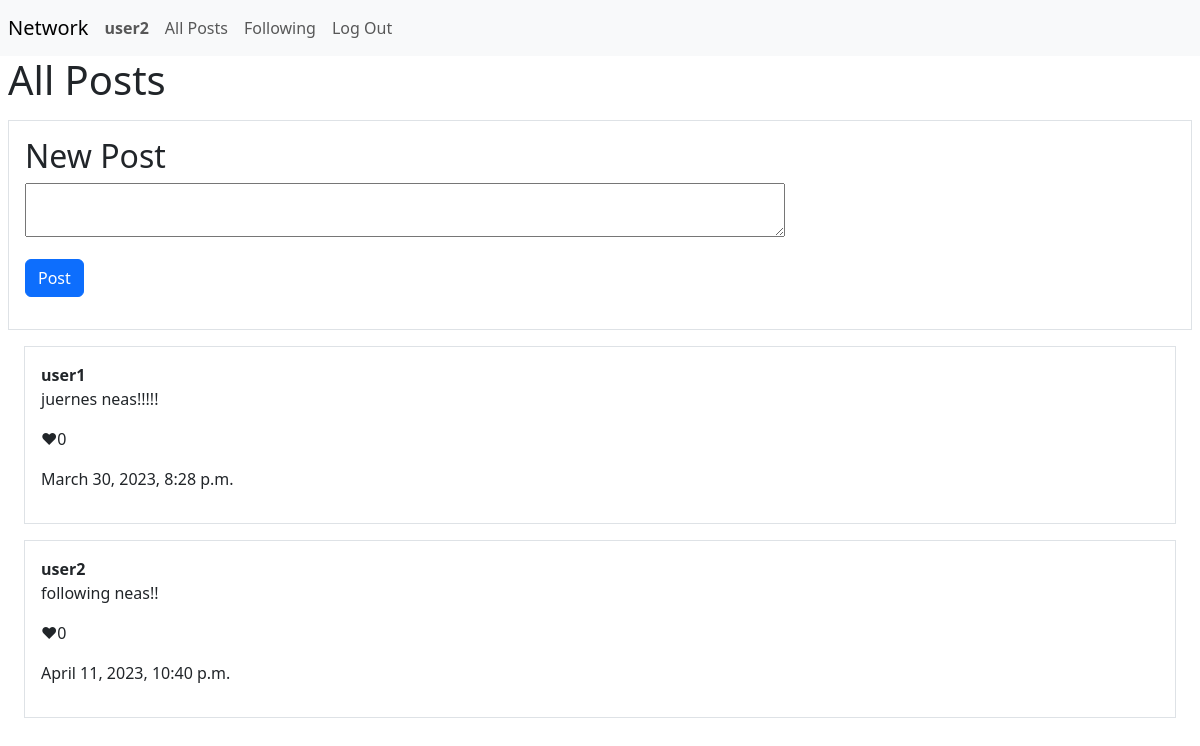
The app's page / (signed in) with its own data.
### network/models.py (models this page shows)
class User(AbstractUser):
    pass

class Posts(models.Model):
    poster = models.ForeignKey("User", on_delete=models.CASCADE, related_name="posts")
    content = models.TextField(max_length=280)
    timestamp = models.DateTimeField(auto_now_add=True)
    likes = models.IntegerField(default=0)

### network/views.py (the view)
# urls.py: path("", views.index, name="index"),
def index(request):
    if request.user.is_authenticated:
        return render(request, "network/index.html", {
            "posts": Posts.objects.all()
        })
    else:
        return render(request, "network/index.html")

### network/templates/network/index.html (shortened to what this page needs)
{% extends "network/layout.html" %}
{% block body %}
    {% if user.is_authenticated %}
    <div>
        <h1>All Posts</h1>
    </div>
    <div class=" border p-3 my-3">
        <h2>New Post</h2>
        <form action="{% url 'new_post' %}" method="post">
            <textarea name="content" row="4" cols="80"></textarea>
            <br/>
            <input type="submit" value="Post" class="btn btn-primary my-3"/>
        </form>
    </div>
    <div>
        {% for post in posts %}
            <div class="border p-3 m-3">
                <b>{{ post.poster.username }}</b>
                <p>{{ post.content }}</p>
                <p> ♥{{ post.likes }}</p>
                <p>{{ post.timestamp }}</p>
            </div>
        {% endfor %}
        </div>
    {% endif %}
{% endblock %}

### network/templates/network/layout.html (shortened to what this page needs)
{% load static %}
<!DOCTYPE html>
<html lang="en">
    <head>
        <link href="https://cdn.jsdelivr.net/npm/bootstrap@5.3.0-alpha2/dist/css/bootstrap.min.css" rel="stylesheet">
        <link href="{% static 'network/styles.css' %}" rel="stylesheet">
    </head>
    <body>
        <nav class="navbar navbar-expand-lg navbar-light bg-light">
            <a class="navbar-brand mx-2" href="#">Network</a>
            <div>
              <ul class="navbar-nav mr-auto">
                {% if user.is_authenticated %}
                    <li class="nav-item">
                        <a class="nav-link" href="#"><strong>{{ user.username }}</strong></a>
                    </li>
                {% endif %}
                <li class="nav-item">
                  <a class="nav-link" href="{% url 'index' %}">All Posts</a>
                </li>
                {% if user.is_authenticated %}
                    <li class="nav-item">
                        <a class="nav-link" href="{% url 'following' %}">Following</a>
                    </li>
                    <li class="nav-item">
                        <a class="nav-link" href="{% url 'logout' %}">Log Out</a>
                    </li>
                {% endif %}
              </ul>
            </div>
          </nav>
        <div class="body mx-2">
            {% block body %}
            {% endblock %}
        </div>
    </body>
</html>

### records on screen
User: username "user2"
Posts: poster.username "user1", content "juernes neas!!!!!", likes "0", timestamp "March 30, 2023, 8:28 p.m."
Posts: poster.username "user2", content "following neas!!", likes "0", timestamp "April 11, 2023, 10:40 p.m."
